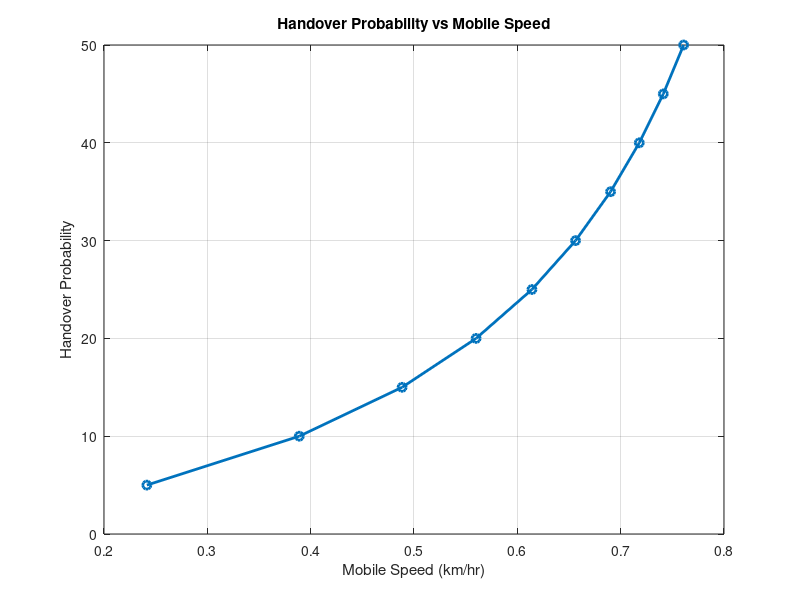

This chart was generated by the following MATLAB code:
clc 
clear all
close all
speed = 5:5:50;
R = 500;
T = 3*60;
u = 1/T;
n = (2.*(speed.*5./18))./(pi*R);

ans = n./(n+u);

plot(ans,speed,'o-', 'LineWidth', 2);
xlabel('Mobile Speed (km/hr)');
ylabel('Handover Probability');
title('Handover Probability vs Mobile Speed');
grid on;